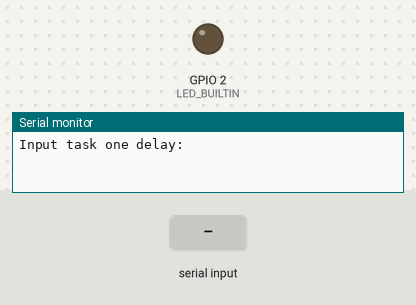
Bench run of a sketch on a simulated ESP32. Shown: output pins drawn as LEDs (lit = HIGH), the last lines printed to the serial monitor. Dashed ring = blinking. Inputs (shaded band) come from the test bench.

Above: at 1.8 s.
1.9 s: byte 30 received over Serial
4.4 s: byte 90 received over Serial
At 10.11 s:
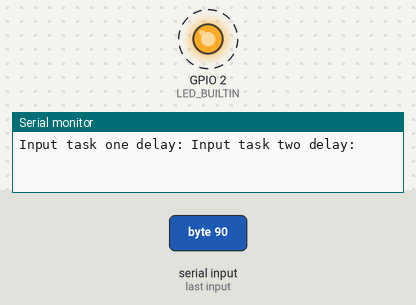
Timing chart, 0 to 13.4 s (numbered marks = the images above; inputs shaded):
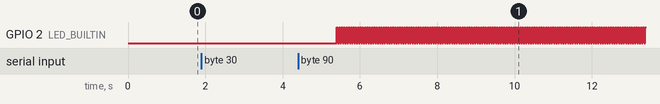

The sketch:

part_3_4.ino
```cpp
#if CONFIG_FREERTOS_UNICORE
static const BaseType_t app_cpu = 0;
#else
static const BaseType_t app_cpu = 1;
#endif

int LED_BUILTIN = 2;
TaskHandle_t Task1, Task2;

int task_one_delay = 0;
int task_two_delay = 0;

void task1(void* parameters) {
  while(1) {
    digitalWrite(LED_BUILTIN, HIGH);
    vTaskDelay( *((int*)parameters) / portTICK_PERIOD_MS);
    digitalWrite(LED_BUILTIN, LOW);
    vTaskDelay( *((int*)parameters) / portTICK_PERIOD_MS);
  }
}

void task2(void* parameters) {
  while(1) {
    digitalWrite(LED_BUILTIN, HIGH);
    vTaskDelay( *((int*)parameters) / portTICK_PERIOD_MS);
    digitalWrite(LED_BUILTIN, LOW);
    vTaskDelay( *((int*)parameters) / portTICK_PERIOD_MS);
  }
}

void setup() {
  pinMode(LED_BUILTIN, OUTPUT);
  delay(1000);

  Serial.begin(9600);

  Serial.print("Input task one delay: ");
  while(Serial.available() <= 0);
  task_one_delay = Serial.read();
  delay(1000);

  Serial.println("Input task two delay: ");
  while(Serial.available() <= 0);
  task_two_delay = Serial.read();
  delay(1000);

  xTaskCreatePinnedToCore(task1, "Task 1", 1000, &task_one_delay, 1, &Task1, 1);
  xTaskCreatePinnedToCore(task2, "Task 2", 1000, &task_two_delay, 1, &Task2, 1);
}

void loop() {}
```

Measured:
- after the input at 4.4 s, GPIO 2 (LED_BUILTIN): alternates HIGH for 0.03 s and LOW for 0.03 s, starting after 1.0 s
